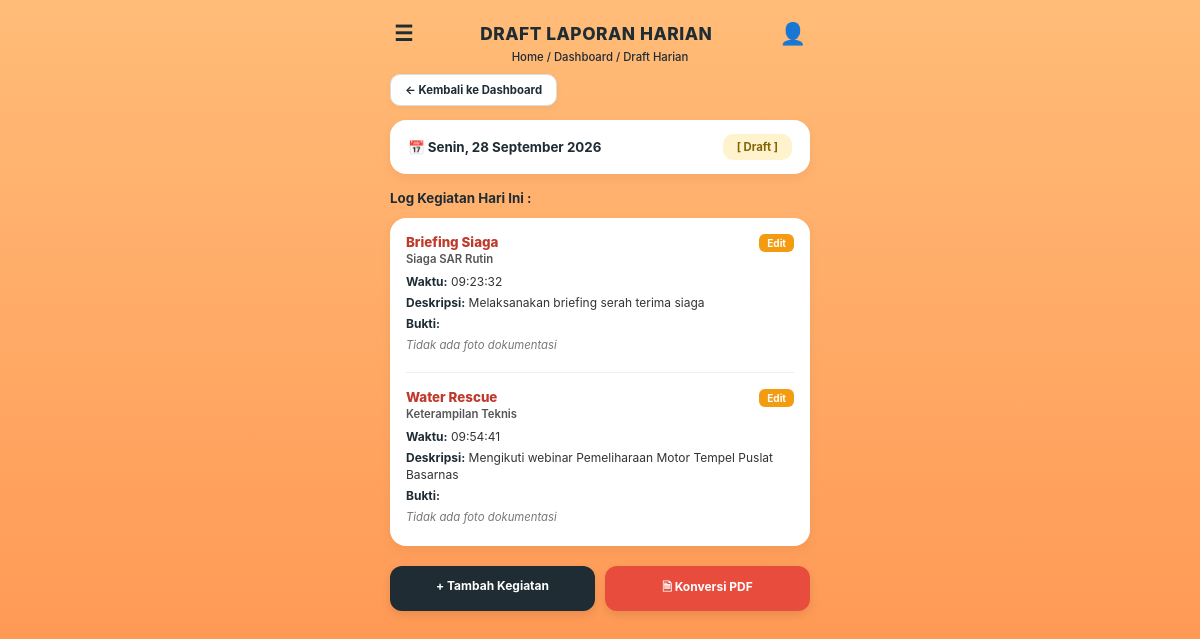
Screenshot of /draft_laporan.php with the database file from the repository.
### tables this page shows
CREATE TABLE `draft_laporan` (
  `id` int(11) NOT NULL,
  `tanggal` date NOT NULL,
  `waktu` varchar(50) DEFAULT NULL,
  `nama_kegiatan` varchar(150) DEFAULT NULL,
  `jenis_kegiatan` varchar(100) DEFAULT NULL,
  `opsi` varchar(255) DEFAULT NULL,
  `deskripsi` text DEFAULT NULL,
  `status` enum('Draft','Selesai') DEFAULT 'Draft',
  `dokumentasi` text NOT NULL
);

### draft_laporan.php (the view, shortened to what this page needs)
<?php
include 'koneksi.php';
$status_laporan = $_SESSION['status_laporan'] ?? 'Draft';
$jam_sekarang = (int) date('H');
if ($jam_sekarang < 9) {
    $timestamp_aktif = strtotime('-1 day');
} else {
    $timestamp_aktif = time();
}
$hari_arr = ['Sunday' => 'Minggu', 'Monday' => 'Senin', 'Tuesday' => 'Selasa', 'Wednesday' => 'Rabu', 'Thursday' => 'Kamis', 'Friday' => 'Jumat', 'Saturday' => 'Sabtu'];
$bulan_arr = ['January' => 'Januari', 'February' => 'Februari', 'March' => 'Maret', 'April' => 'April', 'May' => 'Mei', 'June' => 'Juni', 'July' => 'Juli', 'August' => 'Agustus', 'September' => 'September', 'October' => 'Oktober', 'November' => 'November', 'December' => 'Desember'];
$nama_hari = $hari_arr[date('l', $timestamp_aktif)];
$nama_bulan = $bulan_arr[date('F', $timestamp_aktif)];
$tanggal_dinas = $nama_hari . ', ' . date('d', $timestamp_aktif) . ' ' . $nama_bulan . ' ' . date('Y', $timestamp_aktif);
?>
<!DOCTYPE html>
<html lang="id">
<head>
</head>
<body>
<div class="mobile-container">
    <div class="header">
        <a href="dashboard.php" class="hamburger">&#9776;</a>
        <h2>DRAFT LAPORAN HARIAN</h2>
        <div class="profile-icon">&#128100;</div>
    </div>
    <div class="breadcrumb">Home / Dashboard / Draft Harian</div>
    <div>
        <a href="dashboard.php" class="btn-back-dashboard">&#8592; Kembali ke Dashboard</a>
    </div>
    <div class="date-card">
        <div class="date-text">&#128197; <?= $tanggal_dinas; ?></div>
        <?php if ($status_laporan == 'Selesai'): ?>
            <span class="badge-status badge-selesai">[ Selesai ]</span>
        <?php else: ?>
            <span class="badge-status badge-draft">[ Draft ]</span>
        <?php endif; ?>
    </div>
    <div class="section-title">Log Kegiatan Hari Ini :</div>
    <div class="main-wrapper-card">
        <?php
        $query = mysqli_query($koneksi, "SELECT * FROM draft_laporan ORDER BY id ASC");
        if (mysqli_num_rows($query) > 0) {
            while ($row = mysqli_fetch_assoc($query)) {
                $waktu_kegiatan = !empty($row['waktu']) ? $row['waktu'] : date('H:i') . ' WIB';
                $nama_kegiatan_db = isset($row['nama_kegiatan']) ? trim($row['nama_kegiatan']) : '';
                $jenis_kegiatan_db = isset($row['jenis_kegiatan']) ? trim($row['jenis_kegiatan']) : '';
                $opsi_fallback     = isset($row['opsi']) ? trim($row['opsi']) : '';
                if (!empty($nama_kegiatan_db)) {
                    $nama_sub_kegiatan = $nama_kegiatan_db;
                    $kategori_utama    = !empty($jenis_kegiatan_db) ? $jenis_kegiatan_db : "Kegiatan Lain";
                } elseif (!empty($jenis_kegiatan_db)) {
                    $nama_sub_kegiatan = $jenis_kegiatan_db;
                    $kategori_utama    = "Siaga SAR";
                } else {
                    $nama_sub_kegiatan = !empty($opsi_fallback) ? $opsi_fallback : "Kegiatan Lain";
                    $kategori_utama    = "Kegiatan Lain";
                }
                $desk_val = !empty($row['deskripsi']) ? $row['deskripsi'] : '-';
                $id_data  = $row['id'];
        ?>
            <div class="sub-kegiatan-item">
                <div class="kegiatan-header">
                    <div>
                        <div class="nama-sub-kegiatan"><?= htmlspecialchars($nama_sub_kegiatan); ?></div>
                        <div class="jenis-kegiatan-utama">
                            <?= htmlspecialchars($kategori_utama); ?>
                        </div>
                    </div>
                    <a href="edit_draft.php?id=<?= $id_data; ?>" class="btn-edit">Edit</a>
                </div>
                <div class="kegiatan-row">
                    <span>Waktu:</span> <?= htmlspecialchars($waktu_kegiatan); ?>
                </div>
                <div class="kegiatan-row">
                    <span>Deskripsi:</span> <?= htmlspecialchars($desk_val); ?>
                </div>
                <div class="kegiatan-row">
                    <span>Bukti:</span><br>
                    <?php
                    if (!empty($row['dokumentasi'])) {
                        $ada_foto = false;
                        if (!$ada_foto) {
                            echo '<div class="no-bukti">Tidak ada foto dokumentasi</div>';
                        }
                    } else {
                        echo '<div class="no-bukti">Tidak ada foto dokumentasi</div>';
                    }
                    ?>
                </div>
            </div>
        <?php
            }
        } else {
            echo '<div style="text-align:center; color:#777; font-style:italic; padding: 10px 0;">Belum ada kegiatan yang disimpan hari ini.</div>';
        }
        ?>
    </div>
    <div class="action-footer">
        <a href="dashboard.php" class="btn-tambah">+ Tambah Kegiatan</a>
        <a href="cetak_laporan.php" target="_blank" class="btn-pdf">&#128462; Konversi PDF</a>
    </div>
</div>
</body>
</html>

### draft_laporan.php (style rules this page uses)
body { font-family: -apple-system, BlinkMacSystemFont, "Segoe UI", Roboto, Helvetica, Arial, sans-serif; background: linear-gradient(to bottom, #ffbc78, #ff914d); background-attachment: fixed; margin: 0; padding: 20px 16px; color: #1a252f; display: flex; justify-content: center; min-height: 100vh; box-sizing: border-box; }
.mobile-container { width: 100%; max-width: 420px; display: flex; flex-direction: column; }
.header { display: flex; justify-content: space-between; align-items: center; margin-bottom: 4px; padding: 0 4px; }
.hamburger { font-size: 16pt; cursor: pointer; color: #1f2c34; font-weight: bold; text-decoration: none; }
.header h2 { margin: 0; font-size: 13pt; letter-spacing: 0.5px; font-weight: 800; color: #1f2c34; text-align: center; }
.profile-icon { font-size: 16pt; cursor: pointer; color: #1f2c34; }
.breadcrumb { text-align: center; font-size: 8.5pt; color: #1f2c34; margin-bottom: 10px; font-weight: 500; }
.btn-back-dashboard { background: #ffffff; color: #1f2c34; padding: 8px 14px; border-radius: 10px; font-size: 8.5pt; font-weight: 700; text-decoration: none; display: inline-block; box-shadow: 0 2px 6px rgba(0,0,0,0.05); margin-bottom: 14px; border: 1px solid #ddd; }
.date-card { background: #ffffff; border-radius: 16px; padding: 14px 18px; display: flex; justify-content: space-between; align-items: center; box-shadow: 0 4px 12px rgba(0, 0, 0, 0.05); margin-bottom: 16px; }
.date-text { font-size: 10pt; font-weight: 700; color: #1f2c34; }
.badge-status { padding: 6px 14px; border-radius: 10px; font-size: 8.5pt; font-weight: 700; text-decoration: none; }
.badge-draft { background: #fff3cd; color: #856404; }
.section-title { font-size: 10pt; font-weight: 700; color: #1f2c34; margin-bottom: 12px; }
.main-wrapper-card { background: #ffffff; border-radius: 16px; padding: 16px; box-shadow: 0 4px 12px rgba(0, 0, 0, 0.05); display: flex; flex-direction: column; gap: 16px; margin-bottom: 20px; }
.sub-kegiatan-item { border-bottom: 1px solid #eee; padding-bottom: 14px; }
.sub-kegiatan-item:last-child { border-bottom: none; padding-bottom: 0; }
.kegiatan-header { display: flex; justify-content: space-between; align-items: flex-start; margin-bottom: 8px; gap: 8px; }
.nama-sub-kegiatan { font-size: 10pt; font-weight: 800; color: #c0392b; margin-bottom: 2px; }
.jenis-kegiatan-utama { font-size: 8.5pt; color: #555; font-weight: 600; }
.btn-edit { background: #f39c12; color: white; padding: 3px 8px; border-radius: 6px; font-size: 7.5pt; font-weight: 700; text-decoration: none; white-space: nowrap; }
.kegiatan-row { font-size: 9pt; color: #333; line-height: 1.4; margin-bottom: 4px; }
.kegiatan-row span { font-weight: 700; color: #1f2c34; }
.no-bukti { font-size: 8.5pt; color: #777; font-style: italic; }
.action-footer { display: flex; gap: 10px; justify-content: center; margin-bottom: 20px; }
.btn-tambah { background: #1f2c34; color: white; padding: 12px 16px; border-radius: 12px; font-size: 9pt; font-weight: 700; text-decoration: none; display: inline-block; box-shadow: 0 4px 10px rgba(0,0,0,0.1); text-align: center; flex: 1; }
.btn-pdf { background: #e74c3c; color: white; padding: 12px 16px; border-radius: 12px; font-size: 9pt; font-weight: 700; text-decoration: none; display: inline-block; box-shadow: 0 4px 10px rgba(0,0,0,0.1); text-align: center; flex: 1; }

### rows the page displays
draft_laporan: nama_kegiatan "Briefing Siaga", jenis_kegiatan "Siaga SAR Rutin", waktu "09:23:32", deskripsi "Melaksanakan briefing serah terima siaga", shows "Tidak ada foto dokumentasi"
draft_laporan: nama_kegiatan "Water Rescue", jenis_kegiatan "Keterampilan Teknis", waktu "09:54:41", deskripsi "Mengikuti webinar Pemeliharaan Motor Tempel Puslat Basarnas", shows "Tidak ada foto dokumentasi"
